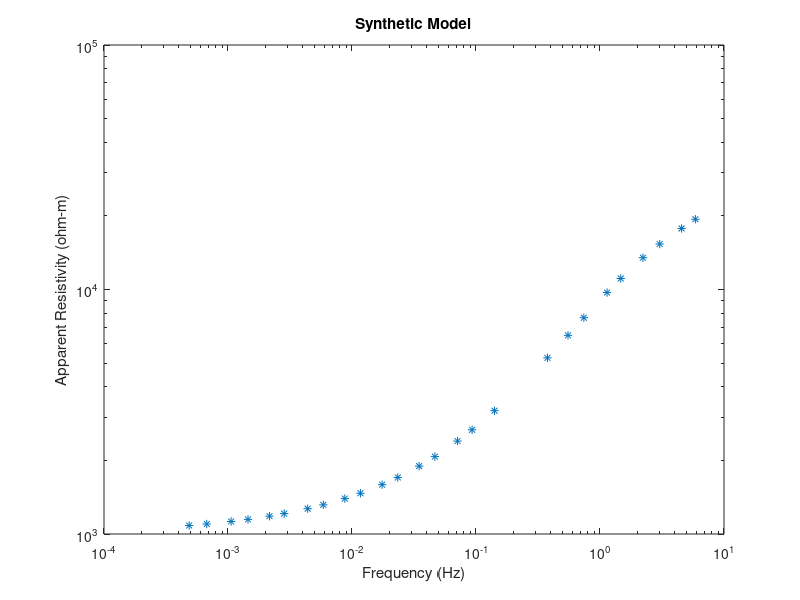
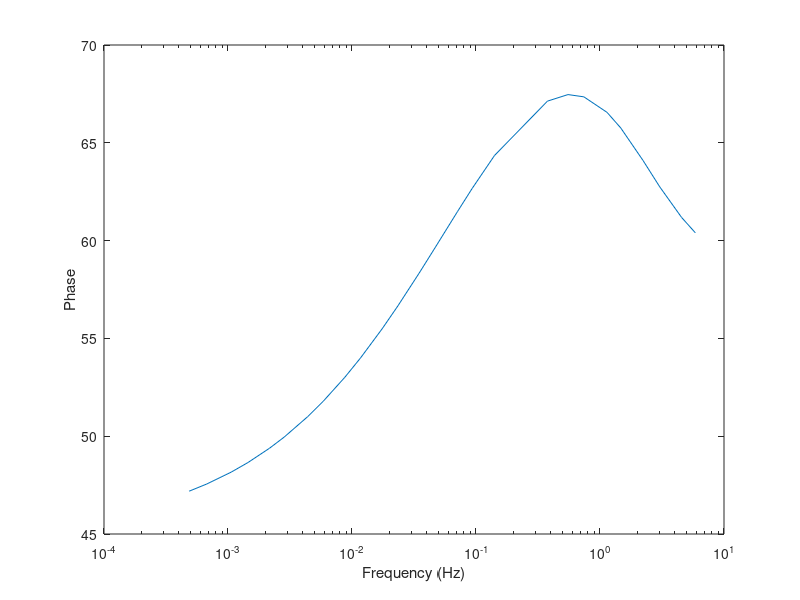

Source code (MATLAB) for these figures, in order:
close all;clear all;clc
frequencies=[5.88,4.55,3.03,2.22,1.47,1.14,0.741,0.552,0.377,0.141,0.093,0.0709,0.0466,0.0348,0.0234,0.0175,0.0117,0.00875,0.00587,0.00439,0.00284,0.00216,0.00145,0.00106,0.000674,0.000486];
resistivities = [30000 5000 1000];% True model taken from shaw & shalivahan (2007)
thicknesses = [15000 18000];
nnn=length(frequencies);
for k = 1:nnn
    frequency = frequencies(k);
    mu = 4*pi*1E-7; %Magnetic Permeability (H/m)  
w = 2 * pi .* frequency; %Angular Frequency (Radians);
n=length(resistivities); %Number of Layers
impedances = zeros(n,1);

% Calculate basement impedance  
Zn = sqrt(sqrt(-1)*w*mu*resistivities(n)); 
impedances(n) = Zn; 
%Iterate through layers starting from layer j=n-1 (i.e. the layer above the basement)        
for j = n-1:-1:1
    resistivity = resistivities(j);
    thickness = thicknesses(j);
    dj = sqrt(sqrt(-1)* (w * mu * (1/resistivity)));
    wj = dj * resistivity;
       ej = exp(-2*thickness*dj);                     
      belowImpedance = impedances(j + 1);
    rj = (wj - belowImpedance)/(wj + belowImpedance); 
    re = rj*ej; 
    Zj = wj * ((1 - re)/(1 + re));
    impedances(j) = Zj;               
end
% Compute apparent resistivity from top layer impedance
Z= impedances(1);
absZ = abs(Z);
apparentResistivity = (absZ * absZ)/(mu * w);

r_cal(1,k) =frequency;
r_cal(2,k) = apparentResistivity;
re=real(Z);
img=imag(Z);
x=atan(img./re);
r_cal(3,k)=x;%.*(180/pi);
end
obs_data11=r_cal';
obs_data11=abs(obs_data11);%%%% Absolute value 
obs_data11(:,1)=frequencies;

figure
loglog(frequencies,obs_data11(:,2),'*')
r_cal=r_cal';
xlabel('Frequency (Hz)')
ylabel('Apparent Resistivity (ohm-m)') 
title('Synthetic Model')
%%%%%%Phase Calculation
phase=obs_data11(:,3).*(180/pi);%%Phase in degree
figure
semilogx(frequencies,phase)
xlabel('Frequency (Hz)')
ylabel('Phase') 
%%%%%%%save file in (.dat) format
save obs_data11.dat obs_data11 -ascii
